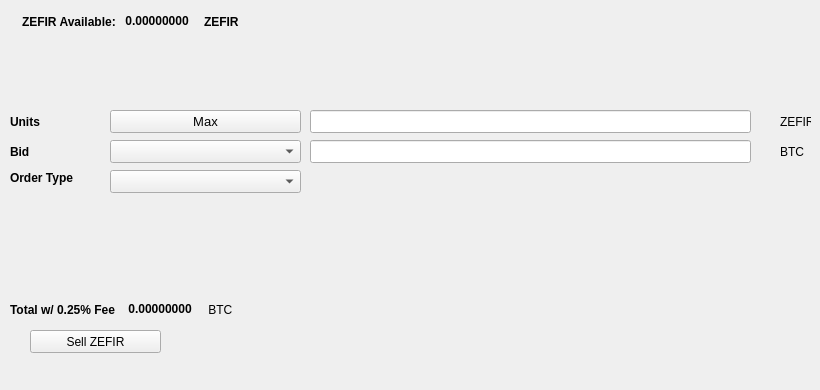
   <widget class="QWidget" name="SellTab">
    <attribute name="title">
     <string>Sell</string>
    </attribute>
    <widget class="QLabel" name="label_16">
     <property name="geometry">
      <rect>
       <x>780</x>
       <y>140</y>
       <width>31</width>
       <height>23</height>
      </rect>
     </property>
     <property name="text">
      <string>BTC</string>
     </property>
    </widget>
    <widget class="QComboBox" name="SellBidcomboBox">
     <property name="geometry">
      <rect>
       <x>110</x>
       <y>140</y>
       <width>191</width>
       <height>23</height>
      </rect>
     </property>
     <property name="font">
      <font>
       <pointsize>10</pointsize>
      </font>
     </property>
    </widget>
    <widget class="QLabel" name="label_18">
     <property name="geometry">
      <rect>
       <x>10</x>
       <y>110</y>
       <width>46</width>
       <height>23</height>
      </rect>
     </property>
     <property name="font">
      <font>
       <weight>75</weight>
       <bold>true</bold>
      </font>
     </property>
     <property name="text">
      <string>Units</string>
     </property>
    </widget>
    <widget class="QPushButton" name="Sell_Max_Amount">
     <property name="geometry">
      <rect>
       <x>110</x>
       <y>110</y>
       <width>191</width>
       <height>23</height>
      </rect>
     </property>
     <property name="font">
      <font>
       <pointsize>10</pointsize>
      </font>
     </property>
     <property name="text">
      <string>Max</string>
     </property>
    </widget>
    <widget class="QLabel" name="label_20">
     <property name="geometry">
      <rect>
       <x>10</x>
       <y>170</y>
       <width>91</width>
       <height>16</height>
      </rect>
     </property>
     <property name="font">
      <font>
       <weight>75</weight>
       <bold>true</bold>
      </font>
     </property>
     <property name="text">
      <string>Order Type</string>
     </property>
    </widget>
    <widget class="QComboBox" name="SellOrdertypeCombo">
     <property name="geometry">
      <rect>
       <x>110</x>
       <y>170</y>
       <width>191</width>
       <height>23</height>
      </rect>
     </property>
     <property name="font">
      <font>
       <pointsize>10</pointsize>
      </font>
     </property>
    </widget>
    <widget class="QLabel" name="label_21">
     <property name="geometry">
      <rect>
       <x>10</x>
       <y>140</y>
       <width>46</width>
       <height>23</height>
      </rect>
     </property>
     <property name="font">
      <font>
       <weight>75</weight>
       <bold>true</bold>
      </font>
     </property>
     <property name="text">
      <string>Bid</string>
     </property>
    </widget>
    <widget class="QLabel" name="label_22">
     <property name="geometry">
      <rect>
       <x>780</x>
       <y>110</y>
       <width>31</width>
       <height>23</height>
      </rect>
     </property>
     <property name="text">
      <string>ZEFIR</string>
     </property>
    </widget>
    <widget class="QLineEdit" name="UnitsInputZEFIR">
     <property name="geometry">
      <rect>
       <x>310</x>
       <y>110</y>
       <width>441</width>
       <height>23</height>
      </rect>
     </property>
     <property name="font">
      <font>
       <pointsize>9</pointsize>
       <weight>75</weight>
       <bold>true</bold>
      </font>
     </property>
    </widget>
    <widget class="QLineEdit" name="SellBidPriceEdit">
     <property name="geometry">
      <rect>
       <x>310</x>
       <y>140</y>
       <width>441</width>
       <height>23</height>
      </rect>
     </property>
     <property name="font">
      <font>
       <pointsize>9</pointsize>
       <weight>75</weight>
       <bold>true</bold>
      </font>
     </property>
    </widget>
    <widget class="QPushButton" name="SellZEFIRBTN">
     <property name="geometry">
      <rect>
       <x>30</x>
       <y>330</y>
       <width>131</width>
       <height>23</height>
      </rect>
     </property>
     <property name="text">
      <string>Sell ZEFIR</string>
     </property>
     <property name="icon">
      <iconset resource="../zefir">
       <normaloff>:/icons/bitcoin</normaloff>:/icons/bitcoin</iconset>
     </property>
    </widget>
    <widget class="QWidget" name="layoutWidget3">
     <property name="geometry">
      <rect>
       <x>22</x>
       <y>12</y>
       <width>258</width>
       <height>19</height>
      </rect>
     </property>
     <layout class="QHBoxLayout" name="horizontalLayout">
      <item>
       <widget class="QLabel" name="label232_2">
        <property name="font">
         <font>
          <weight>75</weight>
          <bold>true</bold>
         </font>
        </property>
        <property name="text">
         <string>ZEFIR Available:</string>
        </property>
       </widget>
      </item>
      <item>
       <widget class="QLabel" name="ZEFIRAvailableLabel">
        <property name="palette">
         <palette>
          <active>
           <colorrole role="WindowText">
            <brush brushstyle="SolidPattern">
             <color alpha="255">
              <red>0</red>
              <green>0</green>
              <blue>0</blue>
             </color>
            </brush>
           </colorrole>
           <colorrole role="Button">
            <brush brushstyle="SolidPattern">
             <color alpha="255">
              <red>0</red>
              <green>170</green>
              <blue>0</blue>
             </color>
            </brush>
           </colorrole>
           <colorrole role="Light">
            <brush brushstyle="SolidPattern">
             <color alpha="255">
              <red>0</red>
              <green>255</green>
              <blue>0</blue>
             </color>
            </brush>
           </colorrole>
           <colorrole role="Midlight">
            <brush brushstyle="SolidPattern">
             <color alpha="255">
              <red>0</red>
              <green>212</green>
              <blue>0</blue>
             </color>
            </brush>
           </colorrole>
           <colorrole role="Dark">
            <brush brushstyle="SolidPattern">
             <color alpha="255">
              <red>0</red>
              <green>85</green>
              <blue>0</blue>
             </color>
            </brush>
           </colorrole>
           <colorrole role="Mid">
            <brush brushstyle="SolidPattern">
             <color alpha="255">
              <red>0</red>
              <green>113</green>
              <blue>0</blue>
             </color>
            </brush>
           </colorrole>
           <colorrole role="Text">
            <brush brushstyle="SolidPattern">
             <color alpha="255">
              <red>0</red>
              <green>170</green>
              <blue>0</blue>
             </color>
            </brush>
           </colorrole>
           <colorrole role="BrightText">
            <brush brushstyle="SolidPattern">
             <color alpha="255">
              <red>255</red>
              <green>255</green>
              <blue>255</blue>
             </color>
            </brush>
           </colorrole>
           <colorrole role="ButtonText">
            <brush brushstyle="SolidPattern">
             <color alpha="255">
              <red>0</red>
              <green>0</green>
              <blue>0</blue>
             </color>
            </brush>
           </colorrole>
           <colorrole role="Base">
            <brush brushstyle="SolidPattern">
             <color alpha="255">
              <red>255</red>
              <green>255</green>
              <blue>255</blue>
             </color>
            </brush>
           </colorrole>
           <colorrole role="Window">
            <brush brushstyle="SolidPattern">
             <color alpha="255">
              <red>0</red>
              <green>170</green>
              <blue>0</blue>
             </color>
            </brush>
           </colorrole>
           <colorrole role="Shadow">
            <brush brushstyle="SolidPattern">
             <color alpha="255">
              <red>0</red>
              <green>0</green>
              <blue>0</blue>
             </color>
            </brush>
           </colorrole>
           <colorrole role="AlternateBase">
            <brush brushstyle="SolidPattern">
             <color alpha="255">
              <red>127</red>
              <green>212</green>
              <blue>127</blue>
             </color>
            </brush>
           </colorrole>
           <colorrole role="ToolTipBase">
            <brush brushstyle="SolidPattern">
             <color alpha="255">
              <red>255</red>
              <green>255</green>
              <blue>220</blue>
             </color>
            </brush>
           </colorrole>
           <colorrole role="ToolTipText">
            <brush brushstyle="SolidPattern">
             <color alpha="255">
              <red>0</red>
              <green>0</green>
              <blue>0</blue>
             </color>
            </brush>
           </colorrole>
          </active>
          <inactive>
           <colorrole role="WindowText">
            <brush brushstyle="SolidPattern">
             <color alpha="255">
              <red>0</red>
              <green>0</green>
              <blue>0</blue>
             </color>
            </brush>
           </colorrole>
           <colorrole role="Button">
            <brush brushstyle="SolidPattern">
             <color alpha="255">
              <red>0</red>
              <green>170</green>
              <blue>0</blue>
             </color>
            </brush>
           </colorrole>
           <colorrole role="Light">
            <brush brushstyle="SolidPattern">
             <color alpha="255">
              <red>0</red>
              <green>255</green>
              <blue>0</blue>
             </color>
            </brush>
           </colorrole>
           <colorrole role="Midlight">
            <brush brushstyle="SolidPattern">
             <color alpha="255">
              <red>0</red>
              <green>212</green>
              <blue>0</blue>
             </color>
            </brush>
           </colorrole>
           <colorrole role="Dark">
            <brush brushstyle="SolidPattern">
             <color alpha="255">
              <red>0</red>
              <green>85</green>
              <blue>0</blue>
             </color>
            </brush>
           </colorrole>
           <colorrole role="Mid">
            <brush brushstyle="SolidPattern">
             <color alpha="255">
              <red>0</red>
              <green>113</green>
              <blue>0</blue>
             </color>
            </brush>
           </colorrole>
           <colorrole role="Text">
            <brush brushstyle="SolidPattern">
             <color alpha="255">
              <red>0</red>
              <green>170</green>
              <blue>0</blue>
             </color>
            </brush>
           </colorrole>
           <colorrole role="BrightText">
            <brush brushstyle="SolidPattern">
             <color alpha="255">
              <red>255</red>
              <green>255</green>
              <blue>255</blue>
             </color>
            </brush>
           </colorrole>
           <colorrole role="ButtonText">
            <brush brushstyle="SolidPattern">
             <color alpha="255">
              <red>0</red>
              <green>0</green>
              <blue>0</blue>
             </color>
            </brush>
           </colorrole>
           <colorrole role="Base">
            <brush brushstyle="SolidPattern">
             <color alpha="255">
              <red>255</red>
              <green>255</green>
              <blue>255</blue>
             </color>
            </brush>
           </colorrole>
           <colorrole role="Window">
            <brush brushstyle="SolidPattern">
             <color alpha="255">
              <red>0</red>
              <green>170</green>
              <blue>0</blue>
             </color>
            </brush>
           </colorrole>
           <colorrole role="Shadow">
            <brush brushstyle="SolidPattern">
             <color alpha="255">
              <red>0</red>
              <green>0</green>
              <blue>0</blue>
             </color>
            </brush>
           </colorrole>
           <colorrole role="AlternateBase">
            <brush brushstyle="SolidPattern">
             <color alpha="255">
              <red>127</red>
              <green>212</green>
              <blue>127</blue>
             </color>
            </brush>
           </colorrole>
           <colorrole role="ToolTipBase">
            <brush brushstyle="SolidPattern">
             <color alpha="255">
              <red>255</red>
              <green>255</green>
              <blue>220</blue>
             </color>
            </brush>
           </colorrole>
           <colorrole role="ToolTipText">
            <brush brushstyle="SolidPattern">
             <color alpha="255">
              <red>0</red>
              <green>0</green>
              <blue>0</blue>
             </color>
            </brush>
           </colorrole>
          </inactive>
          <disabled>
           <colorrole role="WindowText">
            <brush brushstyle="SolidPattern">
             <color alpha="255">
              <red>0</red>
              <green>85</green>
              <blue>0</blue>
             </color>
            </brush>
           </colorrole>
           <colorrole role="Button">
            <brush brushstyle="SolidPattern">
             <color alpha="255">
              <red>0</red>
              <green>170</green>
              <blue>0</blue>
             </color>
            </brush>
           </colorrole>
           <colorrole role="Light">
            <brush brushstyle="SolidPattern">
             <color alpha="255">
              <red>0</red>
              <green>255</green>
              <blue>0</blue>
             </color>
            </brush>
           </colorrole>
           <colorrole role="Midlight">
            <brush brushstyle="SolidPattern">
             <color alpha="255">
              <red>0</red>
              <green>212</green>
              <blue>0</blue>
             </color>
            </brush>
           </colorrole>
           <colorrole role="Dark">
            <brush brushstyle="SolidPattern">
             <color alpha="255">
              <red>0</red>
              <green>85</green>
              <blue>0</blue>
             </color>
            </brush>
           </colorrole>
           <colorrole role="Mid">
            <brush brushstyle="SolidPattern">
             <color alpha="255">
              <red>0</red>
              <green>113</green>
              <blue>0</blue>
             </color>
            </brush>
           </colorrole>
           <colorrole role="Text">
            <brush brushstyle="SolidPattern">
             <color alpha="255">
              <red>0</red>
              <green>85</green>
              <blue>0</blue>
             </color>
            </brush>
           </colorrole>
           <colorrole role="BrightText">
            <brush brushstyle="SolidPattern">
             <color alpha="255">
              <red>255</red>
              <green>255</green>
              <blue>255</blue>
             </color>
            </brush>
           </colorrole>
           <colorrole role="ButtonText">
            <brush brushstyle="SolidPattern">
             <color alpha="255">
              <red>0</red>
              <green>85</green>
              <blue>0</blue>
             </color>
            </brush>
           </colorrole>
           <colorrole role="Base">
            <brush brushstyle="SolidPattern">
             <color alpha="255">
              <red>0</red>
              <green>170</green>
              <blue>0</blue>
             </color>
            </brush>
           </colorrole>
           <colorrole role="Window">
            <brush brushstyle="SolidPattern">
             <color alpha="255">
              <red>0</red>
              <green>170</green>
              <blue>0</blue>
             </color>
            </brush>
           </colorrole>
           <colorrole role="Shadow">
            <brush brushstyle="SolidPattern">
             <color alpha="255">
              <red>0</red>
              <green>0</green>
              <blue>0</blue>
             </color>
            </brush>
           </colorrole>
           <colorrole role="AlternateBase">
            <brush brushstyle="SolidPattern">
             <color alpha="255">
              <red>0</red>
              <green>170</green>
              <blue>0</blue>
             </color>
            </brush>
           </colorrole>
           <colorrole role="ToolTipBase">
            <brush brushstyle="SolidPattern">
             <color alpha="255">
              <red>255</red>
              <green>255</green>
              <blue>220</blue>
             </color>
            </brush>
           </colorrole>
           <colorrole role="ToolTipText">
            <brush brushstyle="SolidPattern">
             <color alpha="255">
              <red>0</red>
              <green>0</green>
              <blue>0</blue>
             </color>
            </brush>
           </colorrole>
          </disabled>
         </palette>
        </property>
        <property name="font">
         <font>
          <weight>75</weight>
          <bold>true</bold>
         </font>
        </property>
        <property name="text">
         <string> 0.00000000 </string>
        </property>
        <property name="textInteractionFlags">
         <set>Qt::LinksAccessibleByMouse|Qt::TextSelectableByKeyboard|Qt::TextSelectableByMouse</set>
        </property>
       </widget>
      </item>
      <item>
       <widget class="QLabel" name="labelZEFIR">
        <property name="font">
         <font>
          <weight>75</weight>
          <bold>true</bold>
         </font>
        </property>
        <property name="text">
         <string>ZEFIR</string>
        </property>
       </widget>
      </item>
     </layout>
    </widget>
    <widget class="QWidget" name="layoutWidget">
     <property name="geometry">
      <rect>
       <x>10</x>
       <y>300</y>
       <width>268</width>
       <height>19</height>
      </rect>
     </property>
     <layout class="QHBoxLayout" name="horizontalLayout_2">
      <item>
       <widget class="QLabel" name="label_19">
        <property name="font">
         <font>
          <weight>75</weight>
          <bold>true</bold>
         </font>
        </property>
        <property name="text">
         <string>Total w/ 0.25% Fee </string>
        </property>
       </widget>
      </item>
      <item>
       <widget class="QLabel" name="SellCostLabel">
        <property name="palette">
         <palette>
          <active>
           <colorrole role="WindowText">
            <brush brushstyle="SolidPattern">
             <color alpha="255">
              <red>0</red>
              <green>0</green>
              <blue>0</blue>
             </color>
            </brush>
           </colorrole>
           <colorrole role="Button">
            <brush brushstyle="SolidPattern">
             <color alpha="255">
              <red>0</red>
              <green>170</green>
              <blue>0</blue>
             </color>
            </brush>
           </colorrole>
           <colorrole role="Light">
            <brush brushstyle="SolidPattern">
             <color alpha="255">
              <red>0</red>
              <green>255</green>
              <blue>0</blue>
             </color>
            </brush>
           </colorrole>
           <colorrole role="Midlight">
            <brush brushstyle="SolidPattern">
             <color alpha="255">
              <red>0</red>
              <green>212</green>
              <blue>0</blue>
             </color>
            </brush>
           </colorrole>
           <colorrole role="Dark">
            <brush brushstyle="SolidPattern">
             <color alpha="255">
              <red>0</red>
              <green>85</green>
              <blue>0</blue>
             </color>
            </brush>
           </colorrole>
           <colorrole role="Mid">
            <brush brushstyle="SolidPattern">
             <color alpha="255">
              <red>0</red>
              <green>113</green>
              <blue>0</blue>
             </color>
            </brush>
           </colorrole>
           <colorrole role="Text">
            <brush brushstyle="SolidPattern">
             <color alpha="255">
              <red>0</red>
              <green>170</green>
              <blue>0</blue>
             </color>
            </brush>
           </colorrole>
           <colorrole role="BrightText">
            <brush brushstyle="SolidPattern">
             <color alpha="255">
              <red>255</red>
              <green>255</green>
              <blue>255</blue>
             </color>
            </brush>
           </colorrole>
           <colorrole role="ButtonText">
            <brush brushstyle="SolidPattern">
             <color alpha="255">
              <red>0</red>
              <green>0</green>
              <blue>0</blue>
             </color>
            </brush>
           </colorrole>
           <colorrole role="Base">
            <brush brushstyle="SolidPattern">
             <color alpha="255">
              <red>255</red>
              <green>255</green>
              <blue>255</blue>
             </color>
            </brush>
           </colorrole>
           <colorrole role="Window">
            <brush brushstyle="SolidPattern">
             <color alpha="255">
              <red>0</red>
              <green>170</green>
              <blue>0</blue>
             </color>
            </brush>
           </colorrole>
           <colorrole role="Shadow">
            <brush brushstyle="SolidPattern">
             <color alpha="255">
              <red>0</red>
              <green>0</green>
              <blue>0</blue>
             </color>
            </brush>
           </colorrole>
           <colorrole role="AlternateBase">
            <brush brushstyle="SolidPattern">
             <color alpha="255">
              <red>127</red>
              <green>212</green>
              <blue>127</blue>
             </color>
            </brush>
           </colorrole>
           <colorrole role="ToolTipBase">
            <brush brushstyle="SolidPattern">
             <color alpha="255">
              <red>255</red>
              <green>255</green>
              <blue>220</blue>
             </color>
            </brush>
           </colorrole>
           <colorrole role="ToolTipText">
            <brush brushstyle="SolidPattern">
             <color alpha="255">
              <red>0</red>
              <green>0</green>
              <blue>0</blue>
             </color>
            </brush>
           </colorrole>
          </active>
          <inactive>
           <colorrole role="WindowText">
            <brush brushstyle="SolidPattern">
             <color alpha="255">
              <red>0</red>
              <green>0</green>
              <blue>0</blue>
             </color>
            </brush>
           </colorrole>
           <colorrole role="Button">
            <brush brushstyle="SolidPattern">
             <color alpha="255">
              <red>0</red>
              <green>170</green>
              <blue>0</blue>
             </color>
            </brush>
           </colorrole>
           <colorrole role="Light">
            <brush brushstyle="SolidPattern">
             <color alpha="255">
              <red>0</red>
              <green>255</green>
              <blue>0</blue>
             </color>
            </brush>
           </colorrole>
           <colorrole role="Midlight">
            <brush brushstyle="SolidPattern">
             <color alpha="255">
              <red>0</red>
              <green>212</green>
              <blue>0</blue>
             </color>
            </brush>
           </colorrole>
           <colorrole role="Dark">
            <brush brushstyle="SolidPattern">
             <color alpha="255">
              <red>0</red>
              <green>85</green>
              <blue>0</blue>
             </color>
            </brush>
           </colorrole>
           <colorrole role="Mid">
            <brush brushstyle="SolidPattern">
             <color alpha="255">
              <red>0</red>
              <green>113</green>
              <blue>0</blue>
             </color>
            </brush>
           </colorrole>
           <colorrole role="Text">
            <brush brushstyle="SolidPattern">
             <color alpha="255">
              <red>0</red>
              <green>170</green>
              <blue>0</blue>
             </color>
            </brush>
           </colorrole>
           <colorrole role="BrightText">
            <brush brushstyle="SolidPattern">
             <color alpha="255">
              <red>255</red>
              <green>255</green>
              <blue>255</blue>
             </color>
            </brush>
           </colorrole>
           <colorrole role="ButtonText">
            <brush brushstyle="SolidPattern">
             <color alpha="255">
              <red>0</red>
              <green>0</green>
              <blue>0</blue>
             </color>
            </brush>
           </colorrole>
           <colorrole role="Base">
            <brush brushstyle="SolidPattern">
             <color alpha="255">
              <red>255</red>
              <green>255</green>
              <blue>255</blue>
             </color>
            </brush>
           </colorrole>
           <colorrole role="Window">
            <brush brushstyle="SolidPattern">
             <color alpha="255">
              <red>0</red>
              <green>170</green>
              <blue>0</blue>
             </color>
            </brush>
           </colorrole>
           <colorrole role="Shadow">
            <brush brushstyle="SolidPattern">
             <color alpha="255">
              <red>0</red>
              <green>0</green>
              <blue>0</blue>
             </color>
            </brush>
           </colorrole>
           <colorrole role="AlternateBase">
            <brush brushstyle="SolidPattern">
             <color alpha="255">
              <red>127</red>
              <green>212</green>
              <blue>127</blue>
             </color>
            </brush>
           </colorrole>
           <colorrole role="ToolTipBase">
            <brush brushstyle="SolidPattern">
             <color alpha="255">
              <red>255</red>
              <green>255</green>
              <blue>220</blue>
             </color>
            </brush>
           </colorrole>
           <colorrole role="ToolTipText">
            <brush brushstyle="SolidPattern">
             <color alpha="255">
              <red>0</red>
              <green>0</green>
              <blue>0</blue>
             </color>
            </brush>
           </colorrole>
          </inactive>
          <disabled>
           <colorrole role="WindowText">
            <brush brushstyle="SolidPattern">
             <color alpha="255">
              <red>0</red>
              <green>85</green>
              <blue>0</blue>
             </color>
            </brush>
           </colorrole>
           <colorrole role="Button">
            <brush brushstyle="SolidPattern">
             <color alpha="255">
              <red>0</red>
              <green>170</green>
              <blue>0</blue>
             </color>
            </brush>
           </colorrole>
           <colorrole role="Light">
            <brush brushstyle="SolidPattern">
             <color alpha="255">
              <red>0</red>
              <green>255</green>
              <blue>0</blue>
             </color>
            </brush>
           </colorrole>
           <colorrole role="Midlight">
            <brush brushstyle="SolidPattern">
             <color alpha="255">
              <red>0</red>
              <green>212</green>
              <blue>0</blue>
             </color>
            </brush>
           </colorrole>
           <colorrole role="Dark">
            <brush brushstyle="SolidPattern">
             <color alpha="255">
              <red>0</red>
              <green>85</green>
              <blue>0</blue>
             </color>
            </brush>
           </colorrole>
           <colorrole role="Mid">
            <brush brushstyle="SolidPattern">
             <color alpha="255">
              <red>0</red>
              <green>113</green>
              <blue>0</blue>
             </color>
            </brush>
           </colorrole>
           <colorrole role="Text">
            <brush brushstyle="SolidPattern">
             <color alpha="255">
              <red>0</red>
              <green>85</green>
              <blue>0</blue>
             </color>
            </brush>
           </colorrole>
           <colorrole role="BrightText">
            <brush brushstyle="SolidPattern">
             <color alpha="255">
              <red>255</red>
              <green>255</green>
              <blue>255</blue>
             </color>
            </brush>
           </colorrole>
           <colorrole role="ButtonText">
            <brush brushstyle="SolidPattern">
             <color alpha="255">
              <red>0</red>
              <green>85</green>
              <blue>0</blue>
             </color>
            </brush>
           </colorrole>
           <colorrole role="Base">
            <brush brushstyle="SolidPattern">
             <color alpha="255">
              <red>0</red>
              <green>170</green>
              <blue>0</blue>
             </color>
            </brush>
           </colorrole>
           <colorrole role="Window">
            <brush brushstyle="SolidPattern">
             <color alpha="255">
              <red>0</red>
              <green>170</green>
              <blue>0</blue>
             </color>
            </brush>
           </colorrole>
           <colorrole role="Shadow">
            <brush brushstyle="SolidPattern">
             <color alpha="255">
              <red>0</red>
              <green>0</green>
              <blue>0</blue>
             </color>
            </brush>
           </colorrole>
           <colorrole role="AlternateBase">
            <brush brushstyle="SolidPattern">
             <color alpha="255">
              <red>0</red>
              <green>170</green>
              <blue>0</blue>
             </color>
            </brush>
           </colorrole>
           <colorrole role="ToolTipBase">
            <brush brushstyle="SolidPattern">
             <color alpha="255">
              <red>255</red>
              <green>255</green>
              <blue>220</blue>
             </color>
            </brush>
           </colorrole>
           <colorrole role="ToolTipText">
            <brush brushstyle="SolidPattern">
             <color alpha="255">
              <red>0</red>
              <green>0</green>
              <blue>0</blue>
             </color>
            </brush>
           </colorrole>
          </disabled>
         </palette>
        </property>
        <property name="font">
         <font>
          <weight>75</weight>
          <bold>true</bold>
         </font>
        </property>
        <property name="autoFillBackground">
         <bool>false</bool>
        </property>
        <property name="text">
         <string> 0.00000000</string>
        </property>
        <property name="textInteractionFlags">
         <set>Qt::LinksAccessibleByMouse|Qt::TextSelectableByMouse</set>
        </property>
       </widget>
      </item>
      <item>
       <widget class="QLabel" name="label_17">
        <property name="font">
         <font>
          <weight>50</weight>
          <bold>false</bold>
         </font>
        </property>
        <property name="text">
         <string> BTC</string>
        </property>
       </widget>
      </item>
     </layout>
    </widget>
    <widget class="QLabel" name="label_23">
     <property name="geometry">
      <rect>
       <x>460</x>
       <y>300</y>
       <width>281</width>
       <height>81</height>
      </rect>
     </property>
     <property name="text">
      <string/>
     </property>
     <property name="pixmap">
      <pixmap>:/images/bittrex</pixmap>
     </property>
    </widget>
   </widget>
